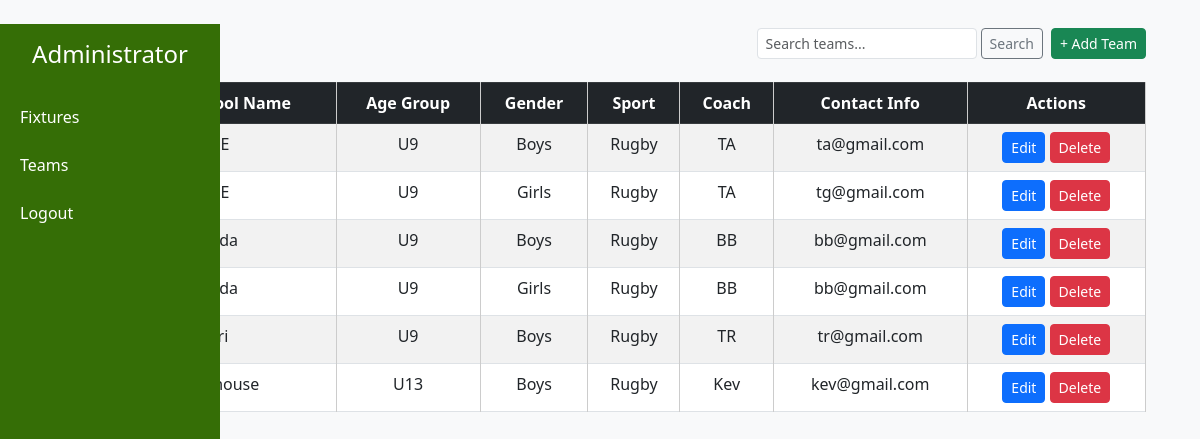
Page /current-teams/ (signed in) on the committed database.
### teams/models.py (models this page shows, shortened)
class Teams(models.Model):
    team_name = models.CharField(max_length=200, blank=True)
    age_group = models.CharField(max_length=200, blank=True)
    gender = models.CharField(max_length=15, blank=True)
    sport = models.CharField(max_length=15, blank=True)
    coach = models.CharField(max_length=15, blank=True)
    email = models.EmailField(unique=False)
    added_on = models.DateTimeField(auto_now_add=True)

### teams/views.py (the view)
# urls.py: path('current-teams/', views.current_teams, name='current-teams'),
@login_required
def current_teams(request):
    teams = Teams.objects.all()
    return render(request, 'admin/current_teams.html', {'teams': teams})

### templates/admin/current_teams.html (shortened to what this page needs)
{% extends 'base/admin_dashboard.html' %}
{% block content %}
<div class="container mt-4">
    <div class="d-flex justify-content-between align-items-center mb-3">
        <h2 class="mb-0">Teams</h2>
        <div class="d-flex">
            <form class="d-flex me-2" method="GET" action="">
                <input type="text" name="q" class="form-control form-control-sm" placeholder="Search teams..." value="{{ request.GET.q }}">
                <button type="submit" class="btn btn-sm btn-outline-secondary ms-1">Search</button>
            </form>
            {% if user.is_authenticated %}
                <a href="{% url 'add-team' %}" class="btn btn-sm btn-success">+ Add Team</a>
            {% endif %}
        </div>
    </div>
    <table class="table table-bordered table-striped">
        <thead class="table-dark">
            <tr>
                <th>Team/School Name</th>
                <th>Age Group</th>
                <th>Gender</th>
                <th>Sport</th>
                <th>Coach</th>
                <th>Contact Info</th>
                {% if user.is_authenticated %}
                <th>Actions</th>
                {% endif %}
            </tr>
        </thead>
        <tbody>
              {% for team in teams %}
            <tr>
                <td>{{ forloop.counter }}</td>
                <td>{{ team.team_name }}</td>
                <td>{{ team.age_group }}</td>
                <td>{{ team.gender}}</td>
                <td>{{ team.sport }}</td>
                <td>{{ team.coach }}</td>
                <td>{{ team.email }}</td>
                {% if user.is_authenticated %}
                <td>
                <a href="#" class="btn btn-sm btn-primary">Edit</a>
                <a href="#" class="btn btn-sm btn-danger" onclick="return confirm('Delete this team?');">Delete</a>
                </td>
                {% endif %}
            </tr>
            {% endfor %}
        </tbody>
    </table>
</div>
{% endblock %}

### templates/base/admin_dashboard.html (style rules this page uses)
body { background-color: #f8f9fa; }
h2 { text-align: center; }
table { width: 100%; border-collapse: collapse; margin-top: 20px; }
th, td { border: 1px solid #ccc; padding: 10px; text-align: center; }
th { background-color: #f4f4f4; }

### rows in the picture
Teams: age_group "U9", gender "Boys", sport "Rugby", coach "TA", email "ta@gmail.com"
Teams: age_group "U9", gender "Girls", sport "Rugby", coach "TA", email "tg@gmail.com"
Teams: age_group "U9", gender "Boys", sport "Rugby", coach "BB", email "bb@gmail.com"
Teams: age_group "U9", gender "Girls", sport "Rugby", coach "BB", email "bb@gmail.com"
Teams: age_group "U9", gender "Boys", sport "Rugby", coach "TR", email "tr@gmail.com"
Teams: age_group "U13", gender "Boys", sport "Rugby", coach "Kev", email "kev@gmail.com"
